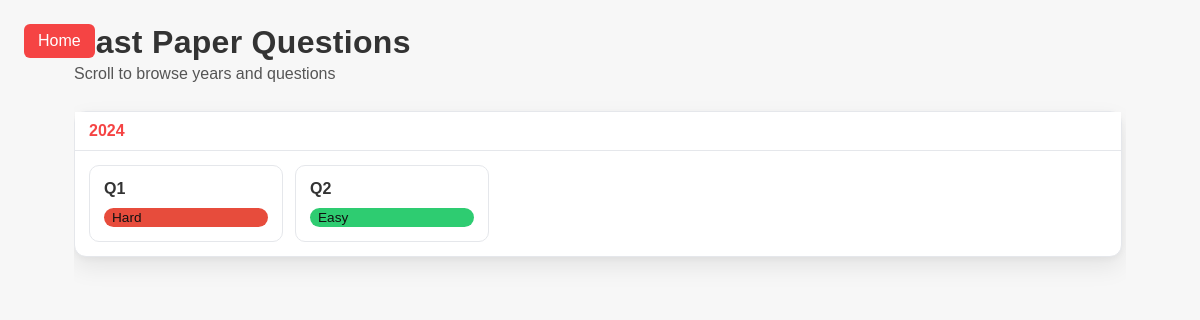
Before: /pastpapers/ with the older database file.
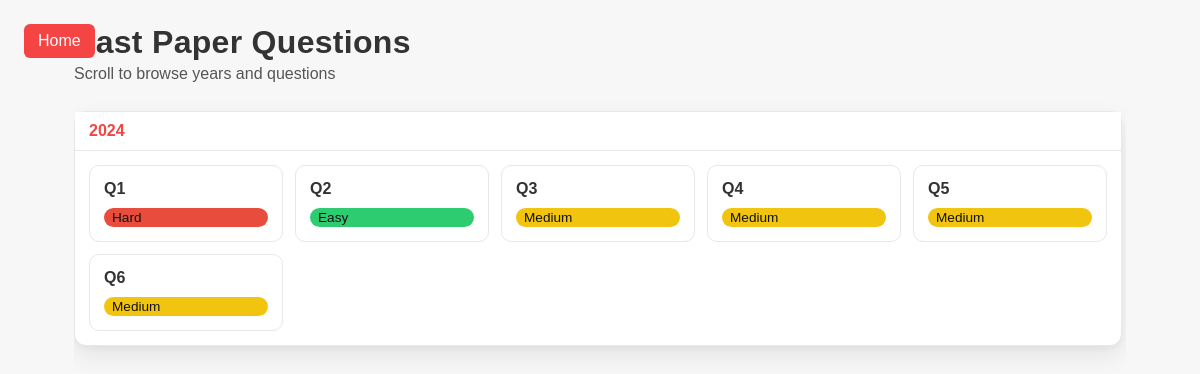
After: the same page with the newer database file.
### pastpapers/models.py (models this page shows, shortened)
class Question(models.Model):
	class Difficulty(models.TextChoices):
		EASY = "easy", "Easy"
		MEDIUM = "medium", "Medium"
		HARD = "hard", "Hard"
	year = models.PositiveIntegerField()
	question_number = models.CharField(max_length=10)
	difficulty = models.CharField(
		max_length=10,
		choices=Difficulty.choices,
		default=Difficulty.MEDIUM,
		help_text="Relative difficulty of the question",
	)
	image = models.ImageField(upload_to="pastpapers/questions/%Y/%m/%d/", null=True, blank=True)
	image_2 = models.ImageField(
		upload_to="pastpapers/questions/%Y/%m/%d/",
		null=True,
		blank=True,
		verbose_name="Second Image (Optional)"
	)
	answer_text = models.TextField(blank=True)
	starter_code = models.TextField(blank=True, default="# Write your code here")
	created_at = models.DateTimeField(auto_now_add=True)
	updated_at = models.DateTimeField(auto_now=True)
	class Meta:
		constraints = [
			models.UniqueConstraint(
				fields=["year", "question_number"], name="uq_year_question_number"
			)
		]
		ordering = ["-year", "question_number"]

### pastpapers/views.py (the view, shortened to what this page needs)
# urls.py: path('', views.questions_list, name='questions'),
def questions_list(request):
	qs = Question.objects.all().order_by('-year', 'question_number')
	groups = []
	if qs.exists():
		grouped = defaultdict(list)
		for q in qs:
			grouped[q.year].append(q)
		for year in sorted(grouped.keys(), reverse=True):
			groups.append({
				'year': year,
				'questions': grouped[year],
			})
	return render(request, 'pastpapers/questions.html', {
		'groups': groups,
	})

### pastpapers/templates/pastpapers/questions.html (shortened to what this page needs)
{% load static %}
<!DOCTYPE html>
<html lang="en">
<head>
  <link rel="stylesheet" href="{% static 'pastpapers/style.css' %}">
</head>
<body>
  <a class="homebutton" href="{% url 'home' %}">Home</a>
  <main class="pp-container">
    <header class="pp-header">
      <h1>Past Paper Questions</h1>
      <p class="pp-sub">Scroll to browse years and questions</p>
    </header>
    <section class="pp-scroll">
      {% for grp in groups %}
      <div class="pp-year-block">
        <div class="pp-year-sticky">{{ grp.year }}</div>
        <div class="pp-questions-grid">
          {% for q in grp.questions %}
            {% if q.pk %}
              <a class="pp-card" href="{% url 'pastpapers:detail' q.pk %}" title="CS {{ grp.year }} Q{{ q.question_number }}">
                <div class="pp-card-title">Q{{ q.question_number }}</div>
                <div class="pp-chip pp-{{ q.difficulty }}">{{ q.get_difficulty_display }}</div>
              </a>
            {% else %}
              <div class="pp-card is-placeholder" title="Placeholder">
                <div class="pp-card-title">Q{{ q.question_number }}</div>
                <div class="pp-chip pp-{{ q.difficulty }}">{{ q.difficulty|title }}</div>
              </div>
            {% endif %}
          {% endfor %}
        </div>
      </div>
      {% empty %}
        <p>No questions yet.</p>
      {% endfor %}
    </section>
  </main>
</body>
</html>

### pastpapers/static/pastpapers/style.css (style rules this page uses)
:root { --bg:#f7f7f7; --text:#333; --muted:#555; --primary:#f54444; --primary-hover:#c30404; --card:#fff; --border:#e5e7eb; --shadow:0 10px 25px rgba(0,0,0,.08), 0 2px 6px rgba(0,0,0,.04); --easy:#2ecc71; --medium:#f1c40f; --hard:#e74c3c; }
* { box-sizing:border-box }
body { margin:0;background:var(--bg);color:var(--text);font-family:Arial, sans-serif }
.pp-container { max-width:1100px;margin:0 auto;padding:24px }
.pp-header { margin-bottom:12px }
.pp-header h1 { margin:0 0 4px 0;font-weight:700;letter-spacing:.3px }
.pp-sub { margin:0;color:var(--muted) }
.pp-scroll { height:calc(100vh - 96px);overflow-y:auto;padding-right:4px }
.pp-year-block { margin:16px 0 28px 0;border:1px solid var(--border);border-radius:12px;background:var(--card);box-shadow:var(--shadow) }
.pp-year-sticky { position:sticky;top:0;background:var(--card);padding:10px 14px;border-bottom:1px solid var(--border);font-weight:700;z-index:1;color:var(--primary) }
.pp-questions-grid { display:grid;grid-template-columns:repeat(auto-fill,minmax(160px,1fr));gap:12px;padding:14px }
.pp-card { display:flex;flex-direction:column;gap:10px;padding:14px;border:1px solid var(--border);background:var(--card);border-radius:10px;text-decoration:none;color:var(--text);transition:transform .08s ease, border-color .2s ease, box-shadow .15s ease }
.pp-card-title { font-weight:600 }
.pp-chip { display:inline-block;padding:2px 8px;border-radius:999px;font-size:.85rem;color:#111 }
.pp-easy { background:var(--easy) }
.pp-medium { background:var(--medium) }
.pp-hard { background:var(--hard) }
.homebutton { position:absolute; left:24px; top:24px; background:var(--primary); color:#fff; text-decoration:none; padding:8px 14px; border-radius:6px; transition:background .2s; }

Changed rows visible on the page:
added Question: question_number "3", difficulty "Medium"
added Question: question_number "4", difficulty "Medium"
added Question: question_number "5", difficulty "Medium"
added Question: question_number "6", difficulty "Medium"
